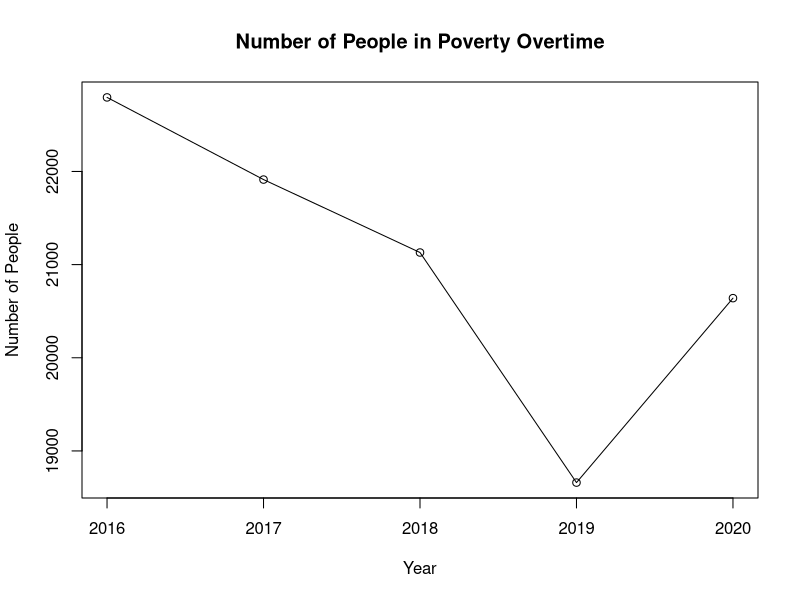
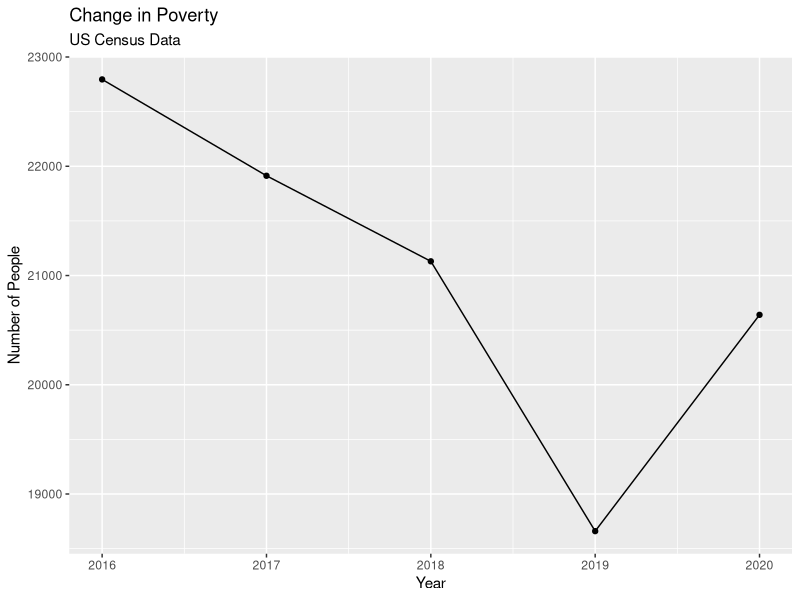

The R script that drew these images, in order:
library(tidyverse)
library(readxl)

poverty_data <-
  read_excel(
    path = "data/tableB-5.xls",
    col_names = c("year", "ppl_in_poverty"),
    col_types = c("numeric","skip", "skip", "skip", "skip", "skip", "skip", "skip", "numeric","skip","skip","skip","skip"),
    skip = 9,
    n_max = 6
  ) %>% 
  filter(year != 2017) %>% 
  mutate(year = ifelse(year == 20171, 2017, year)) %>% 
  print()

graph <- plot(poverty_data, type = "o", xlab="Year",ylab="Number of People",
              main="Number of People in Poverty Overtime")

ggplot(data = poverty_data, 
       mapping = aes(x = year, y = ppl_in_poverty)) +
  geom_line() + 
  geom_point() +
  labs(
    x = "Year",
    y = "Number of People",
    title = "Change in Poverty",
    subtitle = "US Census Data"
  )
 
